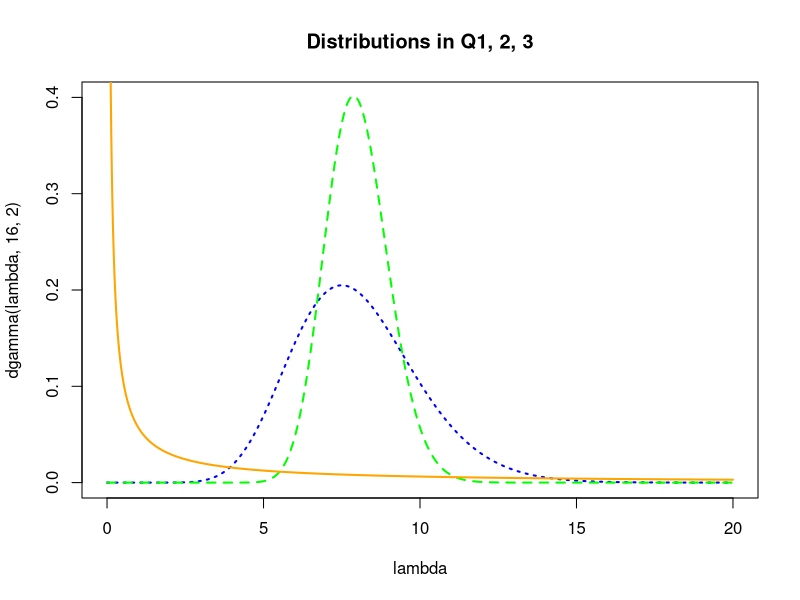
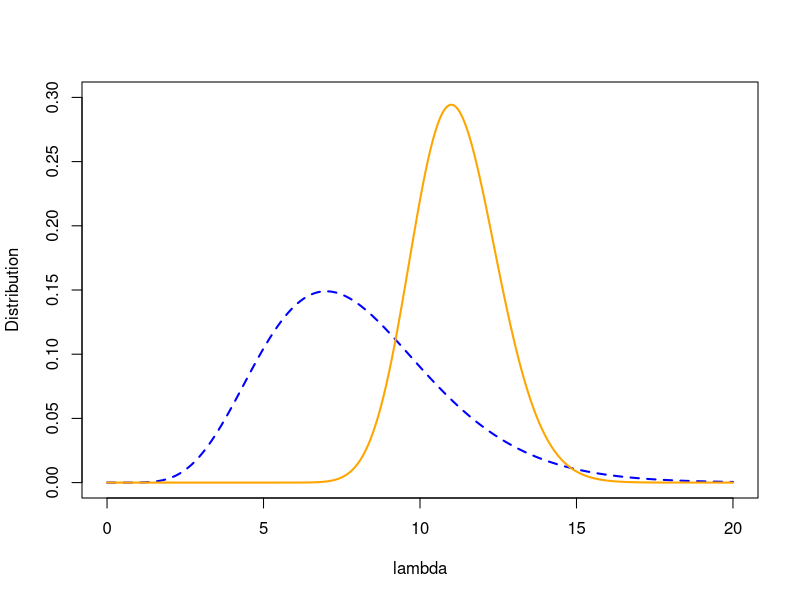

Source code (R) for these figures, in order:
## ---- chunk 1
lambda = seq(0, 20, 0.01)
plot(lambda, dgamma(lambda, 16, 2), type='l', lty=3, lwd=2, col='blue', ylim=c(0,0.4), main="Distributions in Q1, 2, 3")
lines(lambda, dgamma(lambda, 64, 8), type='l', lty=2, lwd=2, col='green')
lines(lambda, dgamma(lambda, 0.08, 0.01), type='l', lty=1, lwd=2, col='orange')
legend_labels = c("Gamma(16, 2)", "Gamma(64, 8)", "Gamma(0.08, 0.01)")
legend(30, 0.4, legend = legend_labels, col=c("blue", "green", "orange"), lty=c(3,2,1), lwd=2)
## ---- chunk 2
lambda = seq(0, 20, 0.01)
plot(lambda, dgamma(lambda, 8, 1), type='l', lty=2, lwd=2, col='blue',
     ylab="Distribution", ylim=c(0, 0.3))
lines(lambda, dgamma(lambda, 67, 6), type='l', lty=1, lwd=2, col='orange')
legend_labels = c("Gamma(8, 1)", "Gamma(67, 6)")
legend(0, 0.99, legend = legend_labels, col=c("blue", "orange"), lty=c(2, 1), lwd=2)
## ---- chunk 3
qgamma(p=0.05, shape=67, rate=6)
